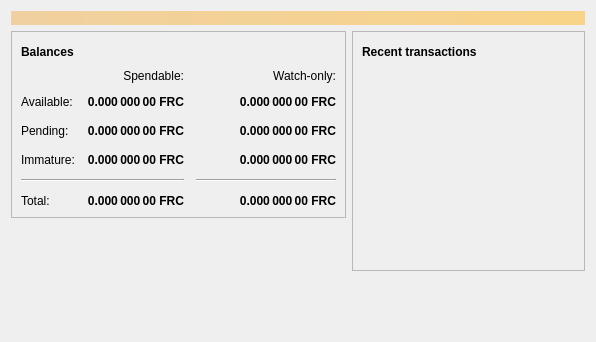
<?xml version="1.0" encoding="UTF-8"?>
<ui version="4.0">
 <class>OverviewPage</class>
 <widget class="QWidget" name="OverviewPage">
  <property name="geometry">
   <rect>
    <x>0</x>
    <y>0</y>
    <width>596</width>
    <height>342</height>
   </rect>
  </property>
  <property name="windowTitle">
   <string>Form</string>
  </property>
  <layout class="QVBoxLayout" name="topLayout">
   <item>
    <widget class="QLabel" name="labelAlerts">
     <property name="visible">
      <bool>false</bool>
     </property>
     <property name="styleSheet">
      <string notr="true">QLabel { background-color: qlineargradient(x1: 0, y1: 0, x2: 1, y2: 0, stop:0 #F0D0A0, stop:1 #F8D488); color:#000000; }</string>
     </property>
     <property name="wordWrap">
      <bool>true</bool>
     </property>
     <property name="margin">
      <number>3</number>
     </property>
     <property name="textInteractionFlags">
      <set>Qt::TextSelectableByMouse</set>
     </property>
    </widget>
   </item>
   <item>
    <layout class="QHBoxLayout" name="horizontalLayout" stretch="1,1">
     <item>
      <layout class="QVBoxLayout" name="verticalLayout_2">
       <item>
        <widget class="QFrame" name="frame">
         <property name="frameShape">
          <enum>QFrame::StyledPanel</enum>
         </property>
         <property name="frameShadow">
          <enum>QFrame::Raised</enum>
         </property>
         <layout class="QVBoxLayout" name="verticalLayout_4">
          <item>
           <layout class="QHBoxLayout" name="horizontalLayout_4">
            <item>
             <widget class="QLabel" name="label_5">
              <property name="font">
               <font>
                <weight>75</weight>
                <bold>true</bold>
               </font>
              </property>
              <property name="text">
               <string>Balances</string>
              </property>
             </widget>
            </item>
            <item>
             <widget class="QPushButton" name="labelWalletStatus">
              <property name="enabled">
               <bool>true</bool>
              </property>
              <property name="maximumSize">
               <size>
                <width>30</width>
                <height>16777215</height>
               </size>
              </property>
              <property name="toolTip">
               <string>The displayed information may be out of date. Your wallet automatically synchronizes with the Freicoin network after a connection is established, but this process has not completed yet.</string>
              </property>
              <property name="text">
               <string/>
              </property>
              <property name="icon">
               <iconset resource="../freicoin.qrc">
                <normaloff>:/icons/warning</normaloff>
                <disabledoff>:/icons/warning</disabledoff>:/icons/warning</iconset>
              </property>
              <property name="iconSize">
               <size>
                <width>24</width>
                <height>24</height>
               </size>
              </property>
              <property name="flat">
               <bool>true</bool>
              </property>
             </widget>
            </item>
            <item>
             <spacer name="horizontalSpacer_3">
              <property name="orientation">
               <enum>Qt::Horizontal</enum>
              </property>
              <property name="sizeHint" stdset="0">
               <size>
                <width>40</width>
                <height>20</height>
               </size>
              </property>
             </spacer>
            </item>
           </layout>
          </item>
          <item>
           <layout class="QGridLayout" name="gridLayout">
            <property name="spacing">
             <number>12</number>
            </property>
            <item row="2" column="2">
             <widget class="QLabel" name="labelWatchPending">
              <property name="font">
               <font>
                <weight>75</weight>
                <bold>true</bold>
               </font>
              </property>
              <property name="cursor">
               <cursorShape>IBeamCursor</cursorShape>
              </property>
              <property name="toolTip">
               <string>Unconfirmed transactions to watch-only addresses</string>
              </property>
              <property name="text">
               <string notr="true">0.000 000 00 FRC</string>
              </property>
              <property name="alignment">
               <set>Qt::AlignRight|Qt::AlignTrailing|Qt::AlignVCenter</set>
              </property>
              <property name="textInteractionFlags">
               <set>Qt::LinksAccessibleByMouse|Qt::TextSelectableByKeyboard|Qt::TextSelectableByMouse</set>
              </property>
             </widget>
            </item>
            <item row="2" column="1">
             <widget class="QLabel" name="labelUnconfirmed">
              <property name="font">
               <font>
                <weight>75</weight>
                <bold>true</bold>
               </font>
              </property>
              <property name="cursor">
               <cursorShape>IBeamCursor</cursorShape>
              </property>
              <property name="toolTip">
               <string>Total of transactions that have yet to be confirmed, and do not yet count toward the spendable balance</string>
              </property>
              <property name="text">
               <string notr="true">0.000 000 00 FRC</string>
              </property>
              <property name="alignment">
               <set>Qt::AlignRight|Qt::AlignTrailing|Qt::AlignVCenter</set>
              </property>
              <property name="textInteractionFlags">
               <set>Qt::LinksAccessibleByMouse|Qt::TextSelectableByKeyboard|Qt::TextSelectableByMouse</set>
              </property>
             </widget>
            </item>
            <item row="3" column="2">
             <widget class="QLabel" name="labelWatchImmature">
              <property name="font">
               <font>
                <weight>75</weight>
                <bold>true</bold>
               </font>
              </property>
              <property name="cursor">
               <cursorShape>IBeamCursor</cursorShape>
              </property>
              <property name="toolTip">
               <string>Mined balance in watch-only addresses that has not yet matured</string>
              </property>
              <property name="text">
               <string notr="true">0.000 000 00 FRC</string>
              </property>
              <property name="alignment">
               <set>Qt::AlignRight|Qt::AlignTrailing|Qt::AlignVCenter</set>
              </property>
              <property name="textInteractionFlags">
               <set>Qt::LinksAccessibleByMouse|Qt::TextSelectableByKeyboard|Qt::TextSelectableByMouse</set>
              </property>
             </widget>
            </item>
            <item row="4" column="0" colspan="2">
             <widget class="Line" name="line">
              <property name="orientation">
               <enum>Qt::Horizontal</enum>
              </property>
             </widget>
            </item>
            <item row="4" column="2">
             <widget class="Line" name="lineWatchBalance">
              <property name="sizePolicy">
               <sizepolicy hsizetype="Preferred" vsizetype="Fixed">
                <horstretch>0</horstretch>
                <verstretch>0</verstretch>
               </sizepolicy>
              </property>
              <property name="minimumSize">
               <size>
                <width>140</width>
                <height>0</height>
               </size>
              </property>
              <property name="orientation">
               <enum>Qt::Horizontal</enum>
              </property>
             </widget>
            </item>
            <item row="5" column="0">
             <widget class="QLabel" name="labelTotalText">
              <property name="text">
               <string>Total:</string>
              </property>
             </widget>
            </item>
            <item row="3" column="1">
             <widget class="QLabel" name="labelImmature">
              <property name="font">
               <font>
                <weight>75</weight>
                <bold>true</bold>
               </font>
              </property>
              <property name="cursor">
               <cursorShape>IBeamCursor</cursorShape>
              </property>
              <property name="toolTip">
               <string>Mined balance that has not yet matured</string>
              </property>
              <property name="text">
               <string notr="true">0.000 000 00 FRC</string>
              </property>
              <property name="alignment">
               <set>Qt::AlignRight|Qt::AlignTrailing|Qt::AlignVCenter</set>
              </property>
              <property name="textInteractionFlags">
               <set>Qt::LinksAccessibleByMouse|Qt::TextSelectableByKeyboard|Qt::TextSelectableByMouse</set>
              </property>
             </widget>
            </item>
            <item row="2" column="3">
             <spacer name="horizontalSpacer_2">
              <property name="orientation">
               <enum>Qt::Horizontal</enum>
              </property>
              <property name="sizeHint" stdset="0">
               <size>
                <width>40</width>
                <height>20</height>
               </size>
              </property>
             </spacer>
            </item>
            <item row="3" column="0">
             <widget class="QLabel" name="labelImmatureText">
              <property name="text">
               <string>Immature:</string>
              </property>
             </widget>
            </item>
            <item row="5" column="1">
             <widget class="QLabel" name="labelTotal">
              <property name="font">
               <font>
                <weight>75</weight>
                <bold>true</bold>
               </font>
              </property>
              <property name="cursor">
               <cursorShape>IBeamCursor</cursorShape>
              </property>
              <property name="toolTip">
               <string>Your current total balance</string>
              </property>
              <property name="text">
               <string notr="true">0.000 000 00 FRC</string>
              </property>
              <property name="alignment">
               <set>Qt::AlignRight|Qt::AlignTrailing|Qt::AlignVCenter</set>
              </property>
              <property name="textInteractionFlags">
               <set>Qt::LinksAccessibleByMouse|Qt::TextSelectableByKeyboard|Qt::TextSelectableByMouse</set>
              </property>
             </widget>
            </item>
            <item row="5" column="2">
             <widget class="QLabel" name="labelWatchTotal">
              <property name="font">
               <font>
                <weight>75</weight>
                <bold>true</bold>
               </font>
              </property>
              <property name="cursor">
               <cursorShape>IBeamCursor</cursorShape>
              </property>
              <property name="toolTip">
               <string>Current total balance in watch-only addresses</string>
              </property>
              <property name="text">
               <string notr="true">0.000 000 00 FRC</string>
              </property>
              <property name="alignment">
               <set>Qt::AlignRight|Qt::AlignTrailing|Qt::AlignVCenter</set>
              </property>
              <property name="textInteractionFlags">
               <set>Qt::LinksAccessibleByMouse|Qt::TextSelectableByKeyboard|Qt::TextSelectableByMouse</set>
              </property>
             </widget>
            </item>
            <item row="0" column="2">
             <widget class="QLabel" name="labelWatchonly">
              <property name="text">
               <string>Watch-only:</string>
              </property>
              <property name="alignment">
               <set>Qt::AlignRight|Qt::AlignTrailing|Qt::AlignVCenter</set>
              </property>
             </widget>
            </item>
            <item row="1" column="0">
             <widget class="QLabel" name="labelBalanceText">
              <property name="text">
               <string>Available:</string>
              </property>
             </widget>
            </item>
            <item row="1" column="1">
             <widget class="QLabel" name="labelBalance">
              <property name="font">
               <font>
                <weight>75</weight>
                <bold>true</bold>
               </font>
              </property>
              <property name="cursor">
               <cursorShape>IBeamCursor</cursorShape>
              </property>
              <property name="toolTip">
               <string>Your current spendable balance</string>
              </property>
              <property name="text">
               <string notr="true">0.000 000 00 FRC</string>
              </property>
              <property name="alignment">
               <set>Qt::AlignRight|Qt::AlignTrailing|Qt::AlignVCenter</set>
              </property>
              <property name="textInteractionFlags">
               <set>Qt::LinksAccessibleByMouse|Qt::TextSelectableByKeyboard|Qt::TextSelectableByMouse</set>
              </property>
             </widget>
            </item>
            <item row="1" column="2">
             <widget class="QLabel" name="labelWatchAvailable">
              <property name="font">
               <font>
                <weight>75</weight>
                <bold>true</bold>
               </font>
              </property>
              <property name="cursor">
               <cursorShape>IBeamCursor</cursorShape>
              </property>
              <property name="toolTip">
               <string>Your current balance in watch-only addresses</string>
              </property>
              <property name="text">
               <string notr="true">0.000 000 00 FRC</string>
              </property>
              <property name="alignment">
               <set>Qt::AlignRight|Qt::AlignTrailing|Qt::AlignVCenter</set>
              </property>
              <property name="textInteractionFlags">
               <set>Qt::LinksAccessibleByMouse|Qt::TextSelectableByKeyboard|Qt::TextSelectableByMouse</set>
              </property>
             </widget>
            </item>
            <item row="2" column="0">
             <widget class="QLabel" name="labelPendingText">
              <property name="text">
               <string>Pending:</string>
              </property>
             </widget>
            </item>
            <item row="0" column="1">
             <widget class="QLabel" name="labelSpendable">
              <property name="text">
               <string>Spendable:</string>
              </property>
              <property name="alignment">
               <set>Qt::AlignRight|Qt::AlignTrailing|Qt::AlignVCenter</set>
              </property>
             </widget>
            </item>
           </layout>
          </item>
         </layout>
        </widget>
       </item>
       <item>
        <spacer name="verticalSpacer">
         <property name="orientation">
          <enum>Qt::Vertical</enum>
         </property>
         <property name="sizeHint" stdset="0">
          <size>
           <width>20</width>
           <height>40</height>
          </size>
         </property>
        </spacer>
       </item>
      </layout>
     </item>
     <item>
      <layout class="QVBoxLayout" name="verticalLayout_3">
       <item>
        <widget class="QFrame" name="frame_2">
         <property name="frameShape">
          <enum>QFrame::StyledPanel</enum>
         </property>
         <property name="frameShadow">
          <enum>QFrame::Raised</enum>
         </property>
         <layout class="QVBoxLayout" name="verticalLayout">
          <item>
           <layout class="QHBoxLayout" name="horizontalLayout_2">
            <item>
             <widget class="QLabel" name="label_4">
              <property name="font">
               <font>
                <weight>75</weight>
                <bold>true</bold>
               </font>
              </property>
              <property name="text">
               <string>Recent transactions</string>
              </property>
             </widget>
            </item>
            <item>
             <widget class="QPushButton" name="labelTransactionsStatus">
              <property name="enabled">
               <bool>true</bool>
              </property>
              <property name="maximumSize">
               <size>
                <width>30</width>
                <height>16777215</height>
               </size>
              </property>
              <property name="toolTip">
               <string>The displayed information may be out of date. Your wallet automatically synchronizes with the Freicoin network after a connection is established, but this process has not completed yet.</string>
              </property>
              <property name="text">
               <string/>
              </property>
              <property name="icon">
               <iconset resource="../freicoin.qrc">
                <normaloff>:/icons/warning</normaloff>
                <disabledoff>:/icons/warning</disabledoff>:/icons/warning</iconset>
              </property>
              <property name="iconSize">
               <size>
                <width>24</width>
                <height>24</height>
               </size>
              </property>
              <property name="flat">
               <bool>true</bool>
              </property>
             </widget>
            </item>
            <item>
             <spacer name="horizontalSpacer">
              <property name="orientation">
               <enum>Qt::Horizontal</enum>
              </property>
              <property name="sizeHint" stdset="0">
               <size>
                <width>40</width>
                <height>20</height>
               </size>
              </property>
             </spacer>
            </item>
           </layout>
          </item>
          <item>
           <widget class="QListView" name="listTransactions">
            <property name="styleSheet">
             <string notr="true">QListView { background: transparent; }</string>
            </property>
            <property name="frameShape">
             <enum>QFrame::NoFrame</enum>
            </property>
            <property name="verticalScrollBarPolicy">
             <enum>Qt::ScrollBarAlwaysOff</enum>
            </property>
            <property name="horizontalScrollBarPolicy">
             <enum>Qt::ScrollBarAlwaysOff</enum>
            </property>
            <property name="selectionMode">
             <enum>QAbstractItemView::NoSelection</enum>
            </property>
           </widget>
          </item>
         </layout>
        </widget>
       </item>
       <item>
        <spacer name="verticalSpacer_2">
         <property name="orientation">
          <enum>Qt::Vertical</enum>
         </property>
         <property name="sizeHint" stdset="0">
          <size>
           <width>20</width>
           <height>40</height>
          </size>
         </property>
        </spacer>
       </item>
      </layout>
     </item>
    </layout>
   </item>
  </layout>
 </widget>
 <resources/>
 <connections/>
</ui>
